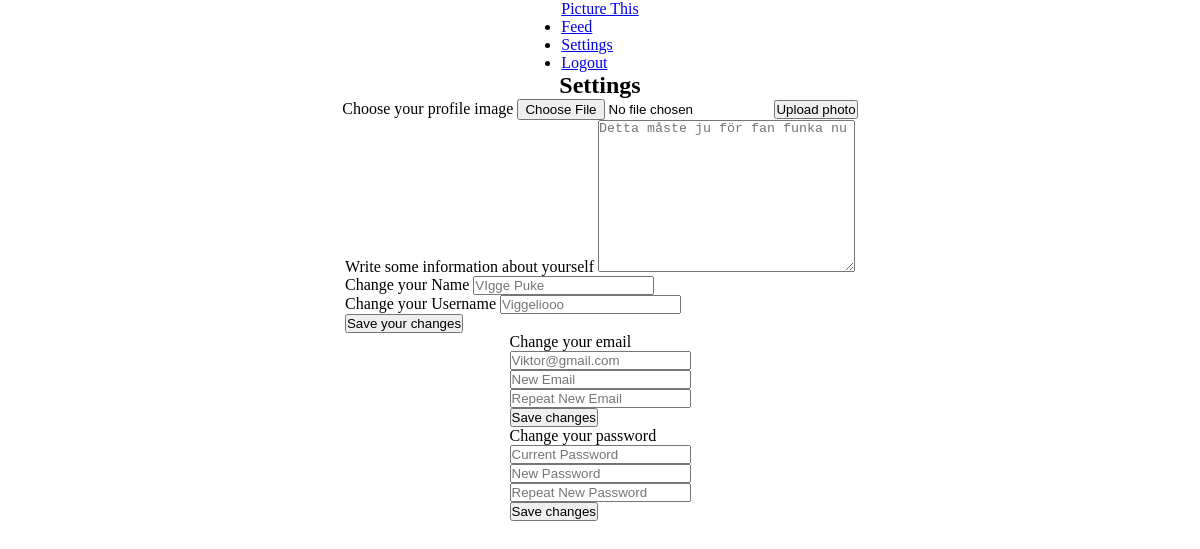
/settings.php (signed in), run on the app's committed database.
### tables this page shows
CREATE TABLE users (
id INTEGER PRIMARY KEY,
fullname VARCHAR,
username VARCHAR,
email VARCHAR,
password VARCHAR,
profileimage VARCHAR,
biography VARCHAR);

### app/functions.php (called while the page is built, shortened)
<?php
function getUserById(string $id, PDO $pdo): array
{
    $statement = $pdo->prepare('SELECT * FROM users WHERE id = :id');
    $statement->bindParam(':id', $id, PDO::PARAM_STR);
    $statement->execute();
    $user = $statement->fetch(PDO::FETCH_ASSOC);
    if ($user) {
        return $user;
    }
    return $user = [];
}

### settings.php (the view, shortened to what this page needs)
<?php require __DIR__ . '/views/header.php'; ?>
<?php $user = getUserById($_SESSION['user']['id'], $pdo); ?>
<section class="settings-page">
    <h2>Settings</h2>
    <form class="profile-image" action="app/users/profileimage.php" method="post" enctype="multipart/form-data">
        <div class="form-information">
            <label for="profile-image">Choose your profile image</label>
            <input class="input-field-information" type="file" accept="image/jpeg, image/png" name="profileimage" required>
            <button class="button-primary" type="submit" name="button">Upload photo</button>
        </div>
    </form>
    <form class="user-settings" action="app/users/biography.php" method="post" enctype="multipart/form-data">
        <div class="form-information">
            <label for="biography">Write some information about yourself</label>
            <textarea class="biography-field" name="biography" placeholder="<?= $user['biography'] ?>" cols="30" rows="10"></textarea>
            <br>
            <label for="name">Change your Name</label>
            <input class="input-field-information" type="text" name="edit-name" placeholder="<?= $user['fullname'] ?>">
            <br>
            <label for="username">Change your Username</label>
            <input class="input-field-information" type="text" name="edit-username" placeholder="<?= $user['username'] ?>">
            <br>
            <button class="submit-button" type="submit" name="button">Save your changes</button>
        </div>
    </form>
    <form action="app/users/update-email-settings.php" class="user-settings" method="post" enctype="multipart/form-data">
        <div class="form-information-email">
            <label for="email">Change your email</label>
            <br>
            <input class="input-field-information" type="email" name="current-email" placeholder="<?= $user['email'] ?>">
            <br>
            <input class="input-field-information" type="email" name="new-email" placeholder="New Email">
            <br>
            <input class="input-field-information" type="email" name="repeat-email" placeholder="Repeat New Email">
            <br>
            <button class="submit-button" type="submit">Save changes</button>
        </div>
    </form>
    <form action="app/users/update-password-settings.php" class="user-settings" method="post" enctype="multipart/form-data">
        <div class="form-information-password">
            <label for="password">Change your password</label>
            <br>
            <input class="input-field-information" type="password" name="current-password" placeholder="Current Password">
            <br>
            <input class="input-field-information" type="password" name="new-password" placeholder="New Password">
            <br>
            <input class="input-field-information" type="password" name="repeat-password" placeholder="Repeat New Password">
            <br>
            <button class="submit-button" type="submit">Save changes</button>
        </div>
    </form>
</section>
<?php require __DIR__ . '/views/footer.php'; ?>

### assets/styles/main.css (style rules this page uses)
* { margin: 0; padding: 0; box-sizing: border-box; }
body { width: 100vw; display: flex; flex-direction: column; align-items: center; justify-content: center; }
section { width: 50vw; height: 100%; display: flex; flex-direction: column; align-items: center; justify-content: center; }

### data on the page
users: biography "Detta måste ju för fan funka nu", edit-name "VIgge Puke", edit-username "Viggeliooo", current-email "Viktor@gmail.com"

### other printed values
$config['title'] "Picture This"
